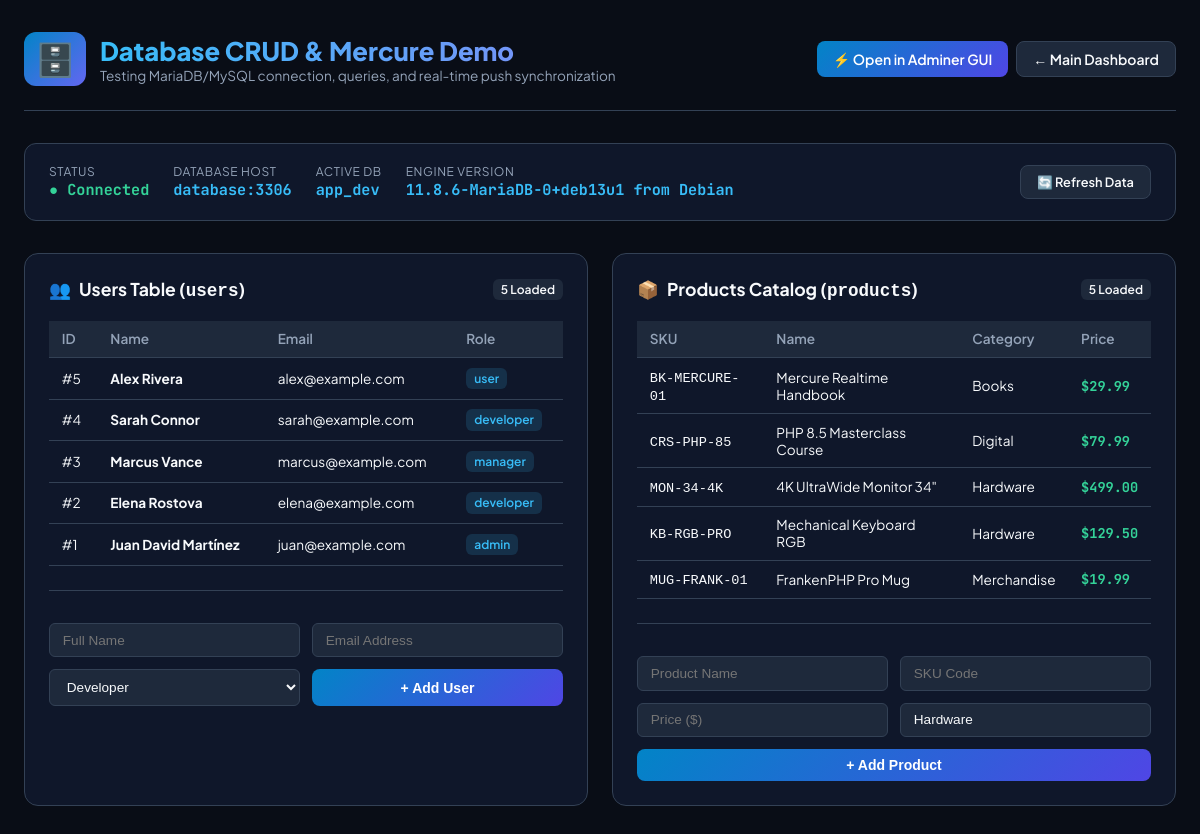
The app's page /demo-db/index.php with its own data.
### tables this page shows
CREATE TABLE IF NOT EXISTS `users` (
    `id` INT AUTO_INCREMENT PRIMARY KEY,
    `name` VARCHAR(100) NOT NULL,
    `email` VARCHAR(150) NOT NULL UNIQUE,
    `role` ENUM('admin', 'developer', 'manager', 'user') DEFAULT 'user',
    `status` ENUM('active', 'pending', 'inactive') DEFAULT 'active',
    `created_at` TIMESTAMP DEFAULT CURRENT_TIMESTAMP,
    `updated_at` TIMESTAMP DEFAULT CURRENT_TIMESTAMP ON UPDATE CURRENT_TIMESTAMP
);

CREATE TABLE IF NOT EXISTS `products` (
    `id` INT AUTO_INCREMENT PRIMARY KEY,
    `name` VARCHAR(150) NOT NULL,
    `sku` VARCHAR(50) NOT NULL UNIQUE,
    `price` DECIMAL(10, 2) NOT NULL,
    `stock` INT NOT NULL DEFAULT 0,
    `category` VARCHAR(50) NOT NULL,
    `created_at` TIMESTAMP DEFAULT CURRENT_TIMESTAMP
);

### demo-db/index.php (the view, shortened to what this page needs)
<?php
function getDbConnection(): ?PDO {
    $host = getenv('DB_HOST') ?: 'database';
    $port = getenv('DB_PORT') ?: '3306';
    $db   = getenv('DB_DATABASE') ?: 'app_dev';
    $user = getenv('DB_USERNAME') ?: 'dev';
    $pass = getenv('DB_PASSWORD') ?: 'secret';
    $dsn = "mysql:host={$host};port={$port};dbname={$db};charset=utf8mb4";
    $options = [
        PDO::ATTR_ERRMODE            => PDO::ERRMODE_EXCEPTION,
        PDO::ATTR_DEFAULT_FETCH_MODE => PDO::FETCH_ASSOC,
        PDO::ATTR_EMULATE_PREPARES   => false,
        PDO::ATTR_TIMEOUT            => 3,
    ];
    try {
        return new PDO($dsn, $user, $pass, $options);
    } catch (PDOException $e) {
        return null;
    }
}
$pdo = getDbConnection();
$users = [];
$products = [];
$dbVersion = 'Unknown';
if ($pdo) {
    try {
        $dbVersion = $pdo->query("SELECT VERSION()")->fetchColumn();
        $users = $pdo->query("SELECT * FROM users ORDER BY id DESC LIMIT 10")->fetchAll();
        $products = $pdo->query("SELECT * FROM products ORDER BY id DESC LIMIT 10")->fetchAll();
    } catch (PDOException $e) {
        $message = "Query failed: " . $e->getMessage();
        $messageType = 'danger';
    }
}
?>
<!DOCTYPE html>
<html lang="en">
<head>
</head>
<body>
    <div class="container">
        <header>
            <div class="brand">
                <div class="logo-icon">🗄️</div>
                <div>
                    <h1>Database CRUD & Mercure Demo</h1>
                    <p>Testing MariaDB/MySQL connection, queries, and real-time push synchronization</p>
                </div>
            </div>
            <div style="display: flex; gap: 0.5rem;">
                <a href="http://localhost:8080/?server=database&username=dev&db=app_dev" target="_blank" class="btn btn-primary">
                    ⚡ Open in Adminer GUI
                </a>
                <a href="/" class="btn">&larr; Main Dashboard</a>
            </div>
        </header>
        <div class="diag-banner">
            <div class="diag-metrics">
                <div class="metric-item">
                    <span class="metric-label">Status</span>
                    <span class="metric-val" style="color: <?= $pdo ? '#34d399' : '#f87171' ?>;">
                        <?= $pdo ? '● Connected' : '● Disconnected' ?>
                    </span>
                </div>
                <div class="metric-item">
                    <span class="metric-label">Database Host</span>
                    <span class="metric-val"><?= getenv('DB_HOST') ?: 'database' ?>:<?= getenv('DB_PORT') ?: '3306' ?></span>
                </div>
                <div class="metric-item">
                    <span class="metric-label">Active DB</span>
                    <span class="metric-val"><?= getenv('DB_DATABASE') ?: 'app_dev' ?></span>
                </div>
                <div class="metric-item">
                    <span class="metric-label">Engine Version</span>
                    <span class="metric-val"><?= htmlspecialchars($dbVersion) ?></span>
                </div>
            </div>
            <div>
                <a href="./" class="btn" style="font-size: 0.8rem;">🔄 Refresh Data</a>
            </div>
        </div>
        <div class="grid-2">
            <div class="card">
                <div class="card-header">
                    <div class="card-title">👥 <span>Users Table (<code>users</code>)</span></div>
                    <span class="badge" style="background: var(--surface-card);"><?= count($users) ?> Loaded</span>
                </div>
                <div class="table-wrap">
                    <table>
                        <thead>
                            <tr>
                                <th>ID</th>
                                <th>Name</th>
                                <th>Email</th>
                                <th>Role</th>
                            </tr>
                        </thead>
                        <tbody>
                            <?php foreach ($users as $u): ?>
                                <tr>
                                    <td>#<?= $u['id'] ?></td>
                                    <td><strong><?= htmlspecialchars($u['name']) ?></strong></td>
                                    <td><?= htmlspecialchars($u['email']) ?></td>
                                    <td><span class="badge badge-role"><?= htmlspecialchars($u['role']) ?></span></td>
                                </tr>
                            <?php endforeach; ?>
                        </tbody>
                    </table>
                </div>
                <form method="POST" style="margin-top: 1.5rem; border-top: 1px solid var(--border); padding-top: 1rem;">
                    <div class="form-grid">
                        <input class="input" type="text" name="name" placeholder="Full Name" required>
                        <input class="input" type="email" name="email" placeholder="Email Address" required>
                        <select name="role">
                            <option value="developer">Developer</option>
                        </select>
                        <button type="submit" class="btn btn-primary" style="justify-content: center;">+ Add User</button>
                    </div>
                </form>
            </div>
            <div class="card">
                <div class="card-header">
                    <div class="card-title">📦 <span>Products Catalog (<code>products</code>)</span></div>
                    <span class="badge" style="background: var(--surface-card);"><?= count($products) ?> Loaded</span>
                </div>
                <div class="table-wrap">
                    <table>
                        <thead>
                            <tr>
                                <th>SKU</th>
                                <th>Name</th>
                                <th>Category</th>
                                <th>Price</th>
                            </tr>
                        </thead>
                        <tbody>
                            <?php foreach ($products as $pr): ?>
                                <tr>
                                    <td><code><?= htmlspecialchars($pr['sku']) ?></code></td>
                                    <td><?= htmlspecialchars($pr['name']) ?></td>
                                    <td><?= htmlspecialchars($pr['category']) ?></td>
                                    <td><span class="badge-price">$<?= number_format((float)$pr['price'], 2) ?></span></td>
                                </tr>
                            <?php endforeach; ?>
                        </tbody>
                    </table>
                </div>
                <form method="POST" style="margin-top: 1.5rem; border-top: 1px solid var(--border); padding-top: 1rem;">
                    <div class="form-grid">
                        <input class="input" type="text" name="name" placeholder="Product Name" required>
                        <input class="input" type="text" name="sku" placeholder="SKU Code" required>
                        <input class="input" type="number" step="0.01" name="price" placeholder="Price ($)" required>
                        <input class="input" type="text" name="category" placeholder="Category" value="Hardware">
                    </div>
                    <button type="submit" class="btn btn-primary" style="width: 100%; margin-top: 0.75rem; justify-content: center;">+ Add Product</button>
                </form>
            </div>
        </div>
    </div>
</body>
</html>

### demo-db/index.php (style rules this page uses)
:root { --bg: #090d16; --surface: #0f172a; --surface-card: #1e293b; --border: #334155; --text: #f8fafc; --text-muted: #94a3b8; --primary: #38bdf8; --primary-glow: rgba(56, 189, 248, 0.2); --success: #10b981; --warning: #f59e0b; --danger: #ef4444; }
* { box-sizing: border-box; margin: 0; padding: 0; }
body { font-family: 'Plus Jakarta Sans', system-ui, sans-serif; background-color: var(--bg); color: var(--text); min-height: 100vh; padding: 2rem 1.5rem; }
.container { max-width: 1200px; margin: 0 auto; }
header { display: flex; justify-content: space-between; align-items: center; flex-wrap: wrap; gap: 1rem; margin-bottom: 2rem; padding-bottom: 1.5rem; border-bottom: 1px solid var(--border); }
.brand { display: flex; align-items: center; gap: 0.85rem; }
.logo-icon { font-size: 2rem; background: linear-gradient(135deg, #0284c7, #6366f1); padding: 0.4rem 0.7rem; border-radius: 12px; }
.brand h1 { font-size: 1.6rem; font-weight: 800; background: linear-gradient(to right, #38bdf8, #818cf8); -webkit-background-clip: text; -webkit-text-fill-color: transparent; }
.brand p { color: var(--text-muted); font-size: 0.85rem; }
.btn { display: inline-flex; align-items: center; gap: 0.5rem; padding: 0.5rem 1rem; border-radius: 8px; font-size: 0.875rem; font-weight: 600; text-decoration: none; cursor: pointer; transition: all 0.2s ease; border: 1px solid var(--border); background-color: var(--surface-card); color: var(--text); }
.btn-primary { background: linear-gradient(135deg, #0284c7, #4f46e5); border: none; color: #fff; }
.diag-banner { background-color: var(--surface); border: 1px solid var(--border); border-radius: 12px; padding: 1.25rem 1.5rem; display: flex; justify-content: space-between; align-items: center; flex-wrap: wrap; gap: 1rem; margin-bottom: 2rem; }
.diag-metrics { display: flex; gap: 1.5rem; flex-wrap: wrap; }
.metric-item { display: flex; flex-direction: column; }
.metric-label { font-size: 0.75rem; color: var(--text-muted); text-transform: uppercase; letter-spacing: 0.05em; }
.metric-val { font-size: 0.95rem; font-weight: 700; font-family: 'JetBrains Mono', monospace; color: var(--primary); }
.grid-2 { display: grid; grid-template-columns: 1fr 1fr; gap: 1.5rem; margin-bottom: 2rem; }
.card { background-color: var(--surface); border: 1px solid var(--border); border-radius: 14px; padding: 1.5rem; }
.card-header { display: flex; justify-content: space-between; align-items: center; margin-bottom: 1.25rem; }
.card-title { font-size: 1.1rem; font-weight: 700; display: flex; align-items: center; gap: 0.5rem; }
.table-wrap { overflow-x: auto; }
table { width: 100%; border-collapse: collapse; font-size: 0.85rem; text-align: left; }
th { padding: 0.6rem 0.8rem; background: var(--surface-card); color: var(--text-muted); font-weight: 600; border-bottom: 1px solid var(--border); }
td { padding: 0.6rem 0.8rem; border-bottom: 1px solid var(--border); }
.badge { display: inline-block; padding: 0.2rem 0.5rem; border-radius: 6px; font-size: 0.75rem; font-weight: 600; }
.badge-role { background: rgba(56, 189, 248, 0.15); color: #38bdf8; }
.badge-price { font-family: 'JetBrains Mono', monospace; color: #34d399; font-weight: 700; }
.form-grid { display: grid; grid-template-columns: 1fr 1fr; gap: 0.75rem; margin-top: 1rem; }
.input, select { width: 100%; padding: 0.55rem 0.8rem; background-color: var(--surface-card); border: 1px solid var(--border); border-radius: 6px; color: var(--text); font-size: 0.85rem; outline: none; }

### records on screen
users: id "5", name "Alex Rivera", email "alex@example.com", role "user"
users: id "4", name "Sarah Connor", email "sarah@example.com", role "developer"
users: id "3", name "Marcus Vance", email "marcus@example.com", role "manager"
users: id "2", name "Elena Rostova", email "elena@example.com", role "developer"
users: id "1", name "Juan David Martínez", email "juan@example.com", role "admin"
products: sku "BK-MERCURE-01", name "Mercure Realtime Handbook", category "Books", price "29.99"
products: sku "CRS-PHP-85", name "PHP 8.5 Masterclass Course", category "Digital", price "79.99"
products: sku "MON-34-4K", name "4K UltraWide Monitor 34\"", category "Hardware", price "499.00"
products: sku "KB-RGB-PRO", name "Mechanical Keyboard RGB", category "Hardware", price "129.50"
products: sku "MUG-FRANK-01", name "FrankenPHP Pro Mug", category "Merchandise", price "19.99"

### other values on screen
getenv('DB_HOST') ?: 'database' "database"
getenv('DB_PORT') ?: '3306' "3306"
getenv('DB_DATABASE') ?: 'app_dev' "app_dev"
$dbVersion "11.8.6-MariaDB-0+deb13u1 from Debian"
count($users) "5"
count($products) "5"
